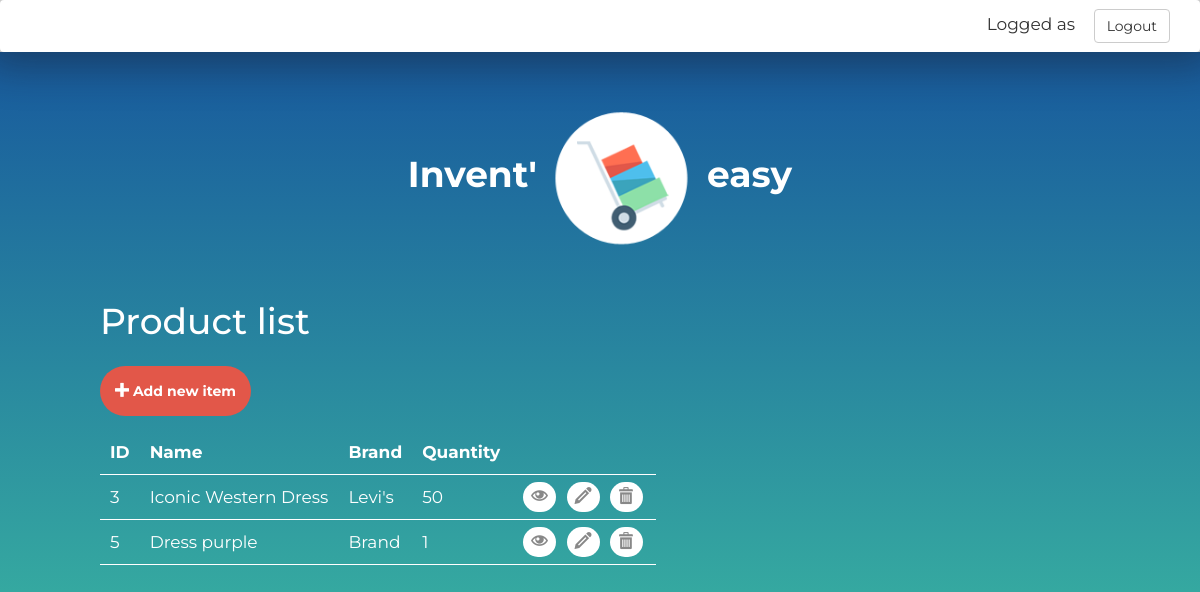
/list, run on an earlier commit of the app's database.
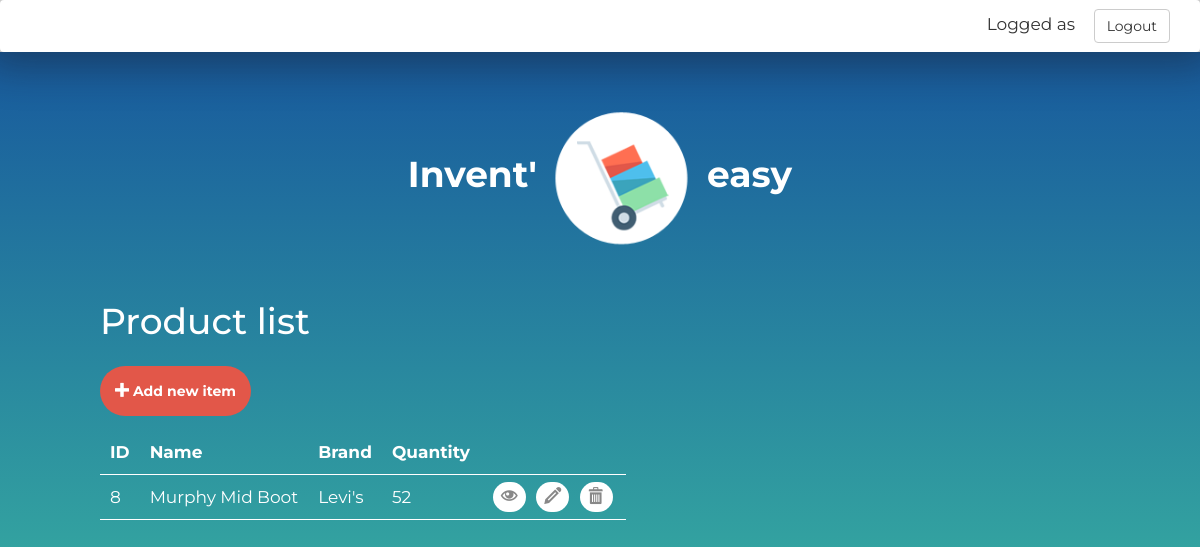
And on a later commit of the database.
### inventory/models.py (models this page shows, shortened)
class Parano(models.Model):
    created_by = models.ForeignKey(
        'Member',
        verbose_name="Created by",
        related_name="%(app_label)s_%(class)s_creator",
        null=True,
        blank=True,
    )
    modified_by = models.ForeignKey(
        'Member',
        verbose_name="Modified by",
        related_name="%(app_label)s_%(class)s_modificator",
        null=True,
        blank=True,
    )
    created_at = models.DateTimeField(
        verbose_name="Created at",
        null=True,
        blank=True,
        default= timezone.now()
    )
    modified_at = models.DateTimeField(
        verbose_name="Modified at",
        null=True,
        blank=True,
        default= timezone.now()
    )
    class Meta:
        abstract = True
        app_label = "inventory"

class Product(Parano, models.Model):
    name = models.CharField(
        max_length=60,
        verbose_name="Name",
        null=True,
        blank=False
    )
    brand = models.CharField(
        max_length=60,
        verbose_name="Brand",
        null=True,
        blank=True
    )
    gender_choices = (
        ('Men', 'Men'),
        ('Women', 'Women')
    )
    gender = models.CharField(
        max_length=20,
        choices=gender_choices,
        null=True
    )
    type_choices = (
         ('Pant', 'Pant'),
         ('Shirt', 'Shirt'),
         ('Dress', 'Dress'),
         ('Shoes', 'Shoes')
    )
    type = models.CharField(
        max_length=50,
        choices=type_choices,
        null=True
    )
    quantity = models.IntegerField(
        null = True,
        blank = False,
        verbose_name = "Quantity"
    )
    description = models.TextField(
        verbose_name="Description",
        null=True,
        blank=True
    )
    class Meta:
        app_label = "inventory"

### inventory/views.py (the view)
# urls.py: url(r'^list', ProductListView.as_view(), name='product-list'),
class ProductListView(ListView):
    model = Product
    context_object_name="products"
    template_name="inventory/product-list.html"
    paginate_by=None

### inventory/templates/inventory/product-list.html (shortened to what this page needs)
{% load staticfiles %}
<!DOCTYPE html>
<html lang="en">
<head>
    <link rel="stylesheet" href="//maxcdn.bootstrapcdn.com/bootstrap/3.2.0/css/bootstrap.min.css">
    <link rel="stylesheet" href="{% static 'css/styles.css' %}" />
</head>
<body>
    <nav class="navbar">
        <div class="container-fluid">
            <div class="navbar-header pull-right">
                <span>Logged as <b>{{ user.username }}&nbsp;&nbsp;</b></span>
                <a href="{% url 'django.contrib.auth.views.logout' %}?next=/login" class="btn btn-default navbar-btn">Logout</a>
            </div>
        </div>
    </nav>
    <section id="list_page">
        <div class="header text-center">
          <h1>Invent' <img class="header-img" src="{% static 'img/logo-inventoreasy.png' %}" alt=""/> easy</h1>
        </div>
        <div class="wrap">
            <h1>Product list</h1>
            <div>
                <a href="/product-create" class="btn"><span class="picto icon-plus"></span> Add new item</a>
            </div>
            <table>
                <tr>
                    <th>ID</th>
                    <th>Name</th>
                    <th>Brand</th>
                    <th>Quantity</th>
                </tr>
                {% for product in products %}
                <tr>
                    <td>{{product.id}}</td>
                    <td>{{product.name}}</td>
                    <td>{{product.brand}}</td>
                    <td>{{product.quantity}}</td>
                    <td>
                        <a href="/{{product.id}}/" class="btn-options detail" title="View"><span class="picto icon-eye"></span></a>
                        <a href="/{{product.id}}/update" class="btn-options update" title="Modify"><span class="picto icon-pencil"></span></a>
                        <a href="/{{product.id}}/delete" class="btn-options delete" title="Delete"><span class="picto icon-bin"></span></a>
                    </td>
                </tr>
                {% endfor %}
            </table>
        </div>
    </section>
</body>
</html>

### inventory/static/css/styles.css (style rules this page uses)
html { height: 100%; }
body { width: 100%; height: 100%; display: inline-block; font-family: 'Montserrat', sans-serif; font-size: 17px; }
.picto { font-family: 'inventeasy' !important; speak: none; font-style: normal; font-weight: normal; font-variant: normal; text-transform: none; line-height: 1; -webkit-font-smoothing: antialiased; -moz-osx-font-smoothing: grayscale; }
.icon-pencil:before { content: "\e905"; }
.icon-bin:before { content: "\e9ac"; }
.icon-eye:before { content: "\e9ce"; }
.icon-plus:before { content: "\ea0a"; }
.navbar { margin-bottom: 0; box-shadow: 0px 0px 40px 14px rgba(25,25,25,0.4); -webkit-box-shadow: 0px 0px 40px 14px rgba(25,25,25,0.4); -moz-box-shadow: 0px 0px 40px 14px rgba(25,25,25,0.4); padding: 0 14px; }
section { padding: 20px 0 60px 0; }
.wrap { width: 1000px; margin: auto; }
.header { display: inline-block; width: 100%; margin: 10px 0 20px 0; }
.header h1 { font-weight: 700; }
.header-img { width: 150px !important; }
#list_page { background: #43cea2; background: -webkit-linear-gradient(bottom, #43cea2, #185a9d); background: -moz-linear-gradient(bottom, #43cea2, #185a9d); background: -o-linear-gradient(bottom, #43cea2, #185a9d); background: linear-gradient(to top, #43cea2, #185a9d); width: 100%; height: 100%; color: #fff; }
#list_page .btn { display: inline-block; padding: 14px; margin: 14px 0; border-radius: 40px; background-color: #E25749; color: #fff; text-decoration: none; transition: all 0.2s ease-in-out; font-weight: bold; }
#list_page .btn-options { display: inline-block; padding: 3px 8px; background-color: #fff; color: #888; text-decoration: none; transition: all 0.2s ease-in-out; border-radius: 18px; margin: 3px; }
#list_page table tr { border-bottom: solid 1px white; height: 45px; }
#list_page table tr td,th { padding: 0 10px; }

What changed in the data, as far as the page shows it:
removed Product: id "3", name "Iconic Western Dress", brand "Levi's", quantity "50"
removed Product: id "5", name "Dress purple", brand "Brand", quantity "1"
added Product: id "8", name "Murphy Mid Boot", brand "Levi's", quantity "52"
